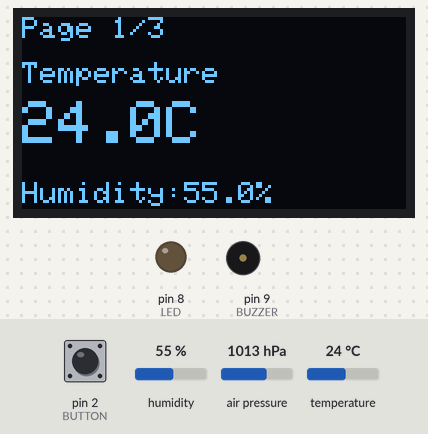
A sketch run on a simulated Arduino Uno, built with avr-gcc and run on an emulated ATmega328P. Shown: 128×64 one-colour display, output pins drawn as LEDs (lit = HIGH), buzzer (waves = sounding). The inputs (shaded band) are chosen by the test bench; at power-on: humidity 55 %, air pressure 1013 hPa, temperature 24 °C, pin 2 (BUTTON) HIGH.

Above: at 1.2 s.
1.3 s: humidity set to 79 %
At 3.2 s:
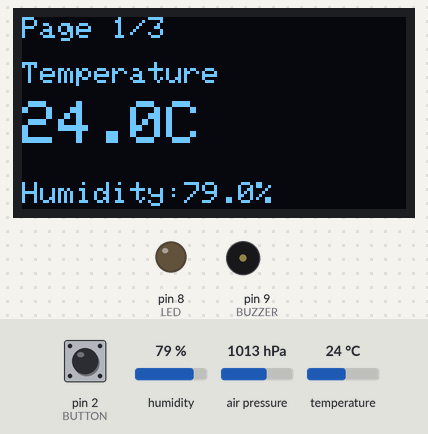
6.9 s: humidity set to 82 %
At 9.4 s:
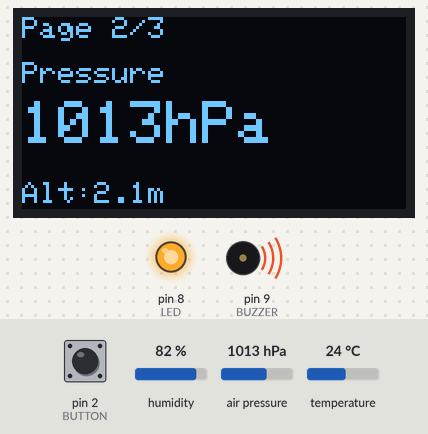
12.3 s: air pressure set to 952 hPa
At 13.5 s:
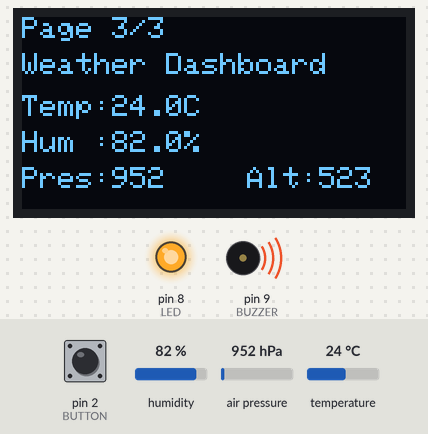
18.6 s: temperature set to 12 °C
At 20.6 s:
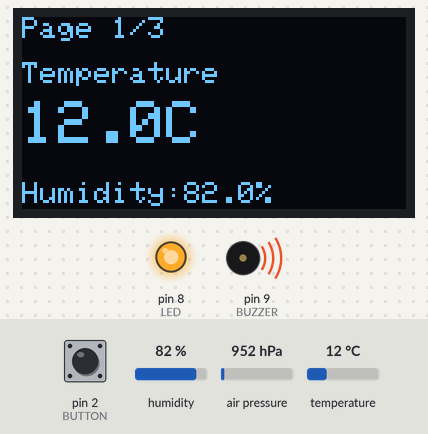
23.1 s: air pressure set to 975 hPa
At 24.4 s:
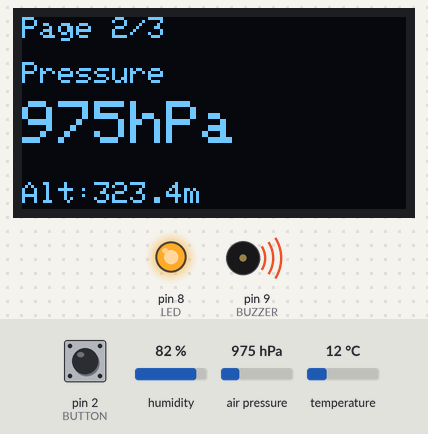
28.5 s: humidity set to 22 %
At 33.1 s:
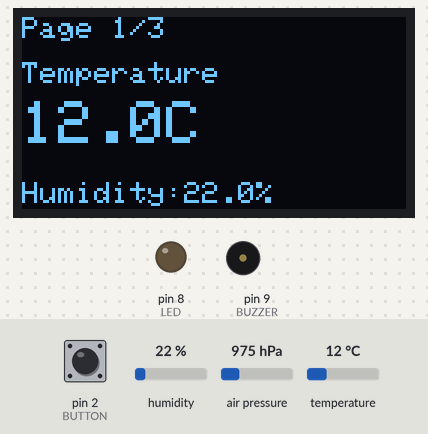
Timing chart, 0 to 34.6 s (numbered marks = the images above; inputs shaded):
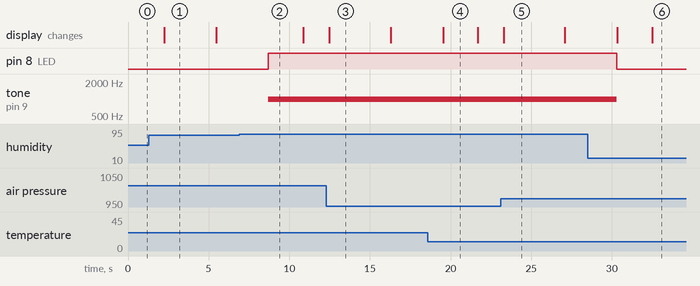

The sketch:

Room_Comfort_Meter.ino
```cpp
#include <Wire.h>
#include <Adafruit_GFX.h>
#include <Adafruit_SSD1306.h>
#include <Adafruit_BMP280.h>
#include <DHT.h>

#define SCREEN_WIDTH 128
#define SCREEN_HEIGHT 64

Adafruit_SSD1306 display(SCREEN_WIDTH, SCREEN_HEIGHT, &Wire, -1);
Adafruit_BMP280 bmp;

#define DHTPIN 7
#define DHTTYPE DHT11
DHT dht(DHTPIN, DHTTYPE);

#define BUTTON 2
#define LED 8
#define BUZZER 9

int page = 1;

unsigned long previousMillis = 0;
const unsigned long interval = 5000;

bool lastButtonState = HIGH;

void setup() {

  pinMode(BUTTON, INPUT_PULLUP);
  pinMode(LED, OUTPUT);
  pinMode(BUZZER, OUTPUT);

  digitalWrite(LED, LOW);
  digitalWrite(BUZZER, LOW);

  Serial.begin(9600);

  dht.begin();

  if (!display.begin(SSD1306_SWITCHCAPVCC, 0x3C))
    while (1);

  if (!bmp.begin(0x76))
    while (1);

  display.clearDisplay();
}

void loop() {

  bool buttonState = digitalRead(BUTTON);

  if (lastButtonState == HIGH && buttonState == LOW) {

    page++;

    if (page > 3)
      page = 1;

    previousMillis = millis();

    delay(200);
  }

  lastButtonState = buttonState;

  if (millis() - previousMillis >= interval) {

    previousMillis = millis();

    page++;

    if (page > 3)
      page = 1;
  }

  float temperature = dht.readTemperature();
  float humidity = dht.readHumidity();

  float pressure = bmp.readPressure() / 100.0;
  float altitude = bmp.readAltitude(1013.25);

  // Alerts
  if (temperature > 35 || humidity > 80) {

    digitalWrite(LED, HIGH);
    tone(BUZZER, 1000);

  } else {

    digitalWrite(LED, LOW);
    noTone(BUZZER);
  }

  display.clearDisplay();

  display.setTextSize(1);
  display.setCursor(0,0);
  display.print("Page ");
  display.print(page);
  display.print("/3");

  switch(page)
  {

    case 1:

      display.setCursor(0,15);
      display.println("Temperature");

      display.setTextSize(2);
      display.setCursor(0,28);
      display.print(temperature,1);
      display.print("C");

      display.setTextSize(1);
      display.setCursor(0,55);
      display.print("Humidity:");
      display.print(humidity,1);
      display.print("%");

      break;

    case 2:

      display.setTextSize(1);

      display.setCursor(0,15);
      display.println("Pressure");

      display.setTextSize(2);
      display.setCursor(0,28);
      display.print(pressure,0);
      display.print("hPa");

      display.setTextSize(1);
      display.setCursor(0,55);
      display.print("Alt:");
      display.print(altitude,1);
      display.print("m");

      break;

    case 3:

      display.setTextSize(1);

      display.setCursor(0,12);
      display.println("Weather Dashboard");

      display.setCursor(0,26);
      display.print("Temp:");
      display.print(temperature,1);
      display.print("C");

      display.setCursor(0,38);
      display.print("Hum :");
      display.print(humidity,1);
      display.print("%");

      display.setCursor(0,50);
      display.print("Pres:");
      display.print(pressure,0);

      display.setCursor(75,50);
      display.print("Alt:");
      display.print(altitude,0);

      break;
  }

  display.display();

  delay(500);
}
```

Measured:
- the behaviour switches between 80 and 81 % on humidity (found by bisection; images 1 and 2)
- after the input at 1.3 s, the display: changes after 0.95 s (image 1)
- after the input at 6.9 s, pin 8 (LED): LOW → HIGH after 1.8 s; tone on pin 9 (BUZZER): silent → 1000 Hz after 1.8 s
- after the input at 12.3 s, the display: changes after 0.18 s (image 3)
- after the input at 18.6 s, the display: changes after 0.93 s (image 4)
- after the input at 23.1 s, the display: changes after 0.19 s (image 5)
- after the input at 28.5 s, pin 8 (LED): HIGH → LOW after 1.8 s; tone on pin 9 (BUZZER): 1000 Hz → silent after 1.8 s; the display: first changes after 1.8 s (image 6 shows a later state)
